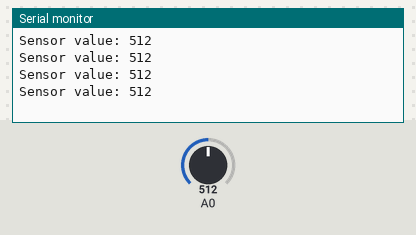
Simulated run of this sketch. Board: Arduino Uno, built with avr-gcc and run on an emulated ATmega328P. Shown: the last lines printed to the serial monitor. The test bench sets the inputs (shaded band); at power-on: A0 = 512.

Above: at 1.2 s.
1.3 s: A0 set to 716
At 1.71 s:
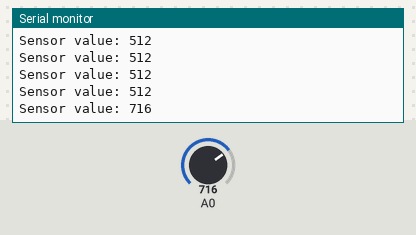
2.8 s: A0 set to 900
At 2.91 s:
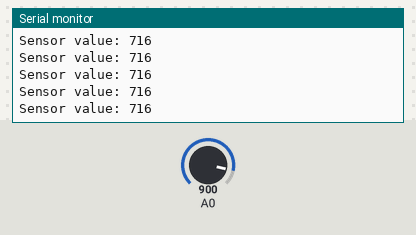
Timing chart, 0 to 5.8 s (numbered marks = the images above; inputs shaded):
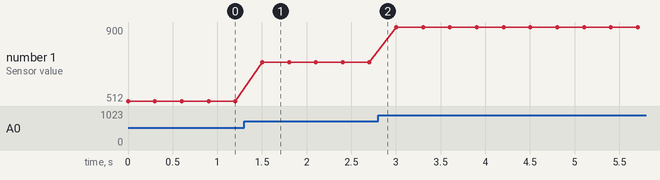

The sketch:

sketch_jul10a.ino
```cpp
int sensor;
void setup() {
  Serial.begin(9600);
}

void loop() {
  sensor = analogRead(A0);
  Serial.print("Sensor value: ");
  Serial.println(sensor);
  delay(300);
}
```

Measured:
- after the input at 1.3 s, the serial monitor: prints a new line after 0.20 s (image 1)
- plotted number 1: 512 → 716 after the input at 1.3 s, 716 → 900 after the input at 2.8 s
